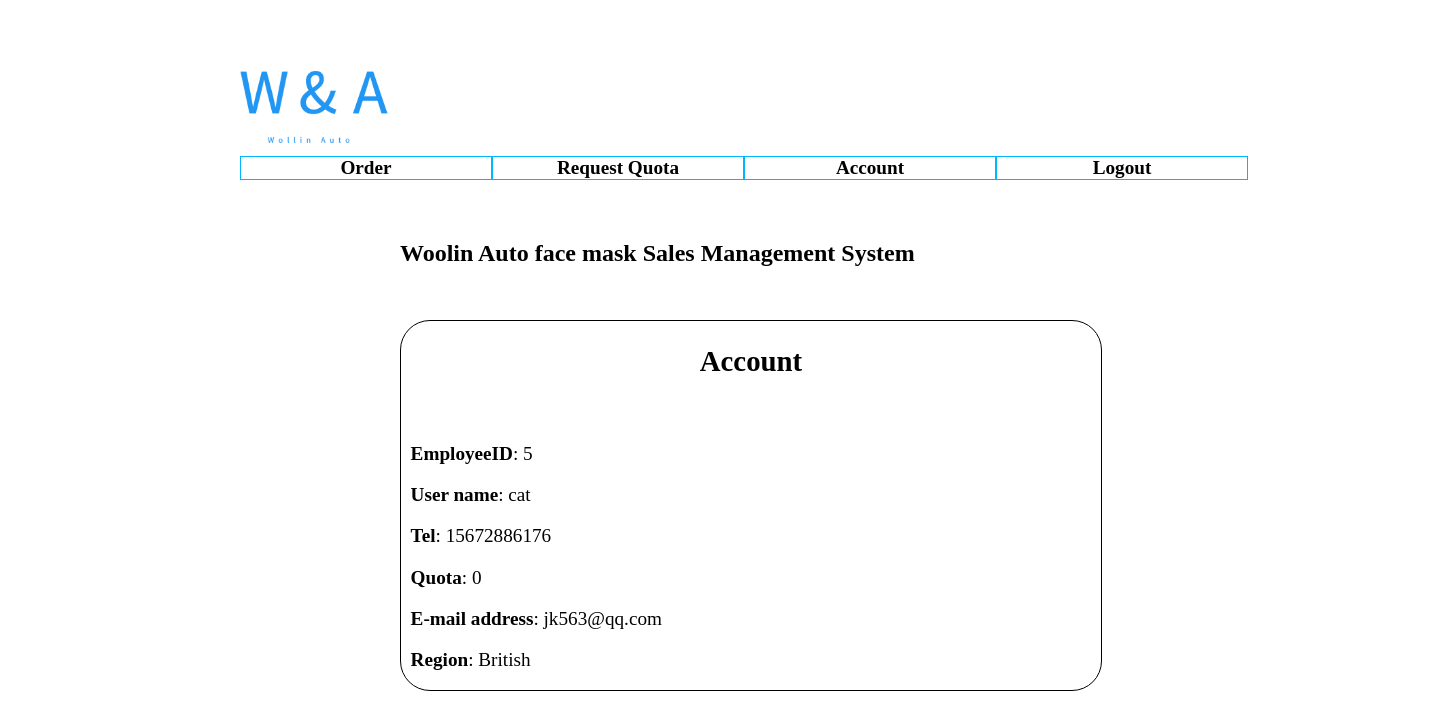
Page /repAccount.php (signed in) on the committed database.
### tables this page shows
CREATE TABLE representative(
        employeeID INT(25) PRIMARY KEY NOT NULL AUTO_INCREMENT, 
        username VARCHAR(10) UNIQUE NOT NULL,
    realname VARCHAR(255) NOT NULL,
        pwd VARCHAR(25) NOT NULL,
        tel VARCHAR(30) UNIQUE NOT NULL,
        region VARCHAR(255) NOT NULL,
        email VARCHAR(255) UNIQUE NOT NULL,
    quota Int(10) NOT NULL
);

### repAccount.php (the view, shortened to what this page needs)
<?php
$conn = new mysqli('localhost','shysh1','shysh1','shysh1');
if($_SESSION['username'])
{
    $username = $_SESSION['username'];
    $rep_query = "SELECT * FROM representative WHERE username = '$username' ";
    $result = $conn->query($rep_query);
    $row = $result->fetch_assoc();
    $employeeID = $row['employeeID'];
    $quota = $row['quota'];
    $region = $row['region'];
    $email = $row['email'];
    $tel = $row['tel'];
}
?>
<!DOCTYPE html>
<html lang="en">
    <link rel="stylesheet" type="text/css" href="index.css"></link>
</head>
<body>
    <div id="header">
        <h6><a href="index.php"><img id="logo" src="Woolin Auto Logo.png"></a></h6>
    </div>
    <br/>
    <div>
    <ul class="menu" id="mainmenu">
        <li><a href="operateOrder.php">Order</a></li>
        <li><a href="requestQuota.php">Request Quota</a></li>
        <li><a href="repAccount.php">Account</a></li>
        <li><a href="Logout.php">Logout</a></li>
    </ul>
    </div>
    <h2 id="subheader">Woolin Auto face mask Sales Management System</h2>
    <div id="repaccountbox" class="mainbox">
        <h2 style="text-align: center;">Account</h2>
        <br/>
        <p>
            <p>
                &nbsp;&nbsp;<b>EmployeeID</b>:&nbsp;<?php echo "$employeeID"?>
            </p>
            <p>
                &nbsp;&nbsp;<b>User name</b>:&nbsp;<?php echo "$username"?>
            </p>
            <p>
                &nbsp;&nbsp;<b>Tel</b>:&nbsp;<?php echo "$tel"?>
            </p>
            <p>
                &nbsp;&nbsp;<b>Quota</b>:&nbsp;<?php echo "$quota"?>
            </p>
            <p>
                &nbsp;&nbsp;<b>E-mail address</b>:&nbsp;<?php echo "$email"?>
            </p>
            <p>
                &nbsp;&nbsp;<b>Region</b>:&nbsp;<?php echo "$region"?>
            </p>
        </p>
    </div>
</body>
</html>

### index.css (style rules this page uses)
#header { margin: 0 0 0 12px; padding: 0; border: 0; position: absolute; top: 20px; left: 200px; }
#logo { width: 34%; height: 34%; background-color:#fdfcf8 }
#mainmenu { list-style-type:none; position: absolute; top:140px; left: 200px; text-align: center; width: 1200px; margin:0,auto; }
#mainmenu li { float:left; border:1px solid rgb(0, 183, 255); }
#mainmenu a { display:block; width:250px; }
#mainmenu a { display: block; text-decoration: none; background-color:white; font-weight: bold; font-size: 1.2em; color: black; text-align: center; }
.mainbox { position: absolute; top:320px; left: 400px; border: thin solid black; border-radius:30px; width: 700px; margin: 0 auto; font-size: larger; }
#subheader { position: absolute; top:220px; left: 400px; width: 50%; }

### rows in the picture
representative: employeeID "5", tel "15672886176", quota "0", email "jk563@qq.com", region "British"

### other values in the picture
$username "cat"
